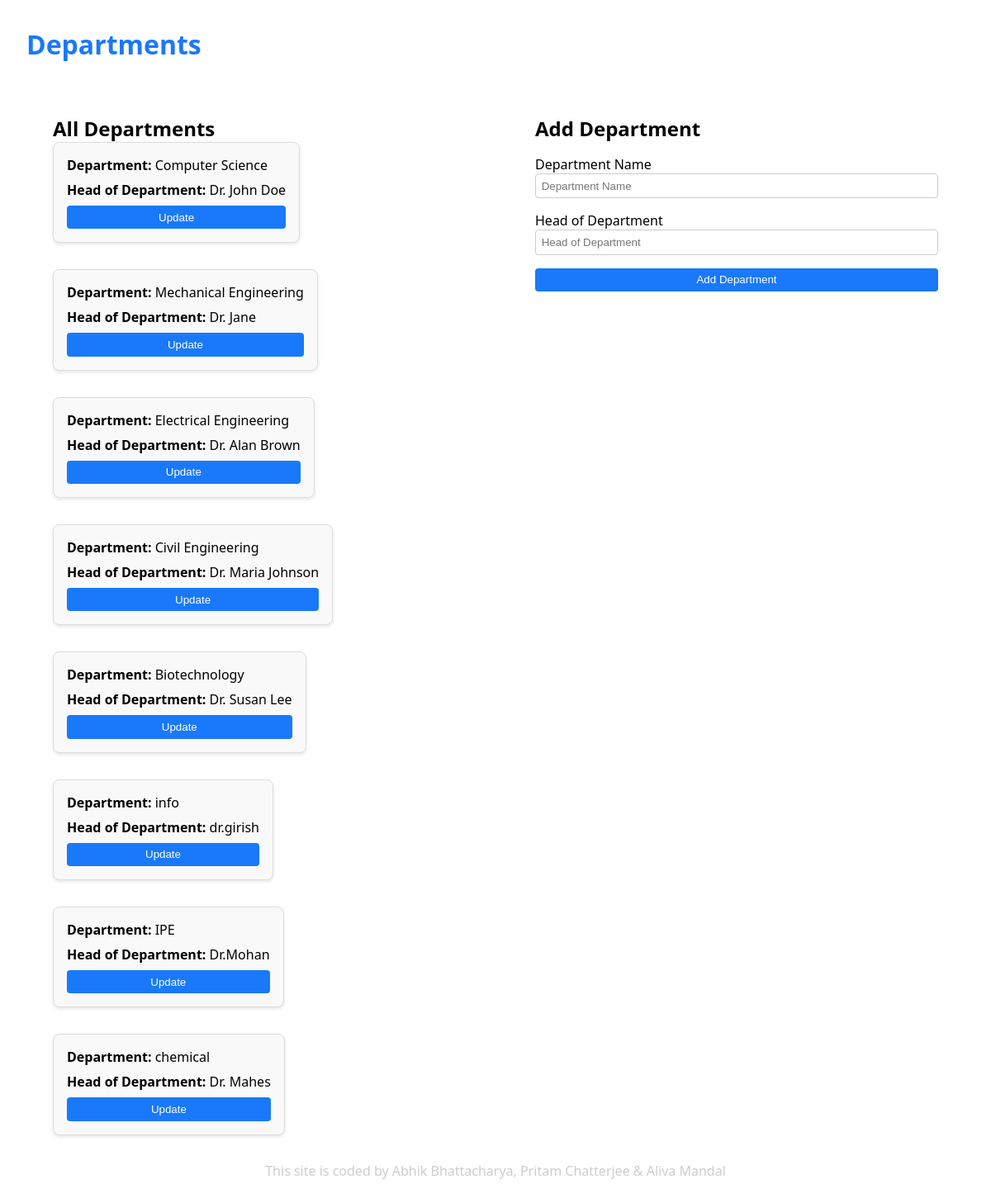
Screenshot of /departments/ with the database file from the repository.
### flask_server/university/models.py (models this page shows, shortened)
class Department(db.Model):
    __tablename__ = 'departments'
    department_id = db.Column(db.Integer, primary_key=True, autoincrement=True)
    department_name = db.Column(db.String(255), unique=True, nullable=False)
    head_of_department = db.Column(db.String(255), nullable=False)
    password = db.Column(db.String(255), nullable=True)  # <-- New column added
    students = relationship('Student', back_populates='department', lazy='dynamic')
    faculty = relationship('Faculty', back_populates='department', lazy='dynamic')
    courses = relationship('Course', back_populates='department', lazy='dynamic')

### flask_server/university/routes.py (the view, shortened to what this page needs)
@app.route("/departments/", methods=['POST', 'GET'])
def departments():
    departments = Department.query.all()
    return render_template('departments.html', departments=departments)

### flask_server/templates/dashboards/departments.html (shortened to what this page needs)
<!DOCTYPE html>
<html lang="en">
  <head>
  </head>
  <body>
    <h1>Departments</h1>
    <main>
      <section class="all">
        <h2>All Departments</h2>
        <ul>
          {% for department in departments %}
          <li>
            <p><strong>Department:</strong> {{ department.department_name }}</p>
            <p><strong>Head of Department:</strong> {{ department.head_of_department }}</p>
            <button>
              <a href="{{ url_for('departments_update', id=department.department_id) }}">Update</a>
            </button>
          </li>
          {% endfor %}
        </ul>
      </section>
      <section>
        <h2>Add Department</h2>
        <form action="{{ url_for('departments') }}" method="post">
          <div>
            <label for="department_name">Department Name</label>
            <input type="text" name="department_name" placeholder="Department Name" required />
          </div>
          <div>
            <label for="head_of_department">Head of Department</label>
            <input type="text" name="head_of_department" placeholder="Head of Department" required />
          </div>
          <button type="submit">Add Department</button>
        </form>
      </section>
    </main>
    <footer>This site is coded by Abhik Bhattacharya, Pritam Chatterjee & Aliva Mandal</footer>
  </body>
</html>

### flask_server/templates/dashboards/departments.html (style rules this page uses)
* { box-sizing: border-box; padding: 0; margin: 0; }
body { padding: 2em; display: flex; flex-direction: column; min-height: 100vh; font-family: system-ui, -apple-system, BlinkMacSystemFont, 'Segoe UI', Roboto, Oxygen, Ubuntu, Cantarell, 'Open Sans', 'Helvetica Neue', sans-serif; }
h1 { color: #1979fa; margin-bottom: 1em; }
main { display: flex; gap: 2em; flex-wrap: wrap; }
section { padding: 2em; flex: 1; }
.all { max-height: 90vh; overflow-y: auto; }
.all ul { display: flex; flex-wrap: wrap; gap: 2em; }
li { display: grid; gap: 0.5em; padding: 1em; border: 1px solid #ddd; border-radius: 8px; box-shadow: 0 2px 4px rgba(0, 0, 0, 0.1); background: #f9f9f9; }
a { text-decoration: none; color: inherit; }
button { background: #1979fa; color: white; padding: 0.5em; border: none; cursor: pointer; border-radius: 4px; }
input { width: 100%; padding: 0.5em; border: 1px solid #ccc; border-radius: 4px; }
form { display: flex; flex-direction: column; gap: 1em; padding: 1em 0; }
footer { margin-top: auto; color: rgb(205, 205, 205); text-align: center; }

### rows the page displays
Department: department_name "Computer Science", head_of_department "Dr. John Doe"
Department: department_name "Mechanical Engineering", head_of_department "Dr. Jane"
Department: department_name "Electrical Engineering", head_of_department "Dr. Alan Brown"
Department: department_name "Civil Engineering", head_of_department "Dr. Maria Johnson"
Department: department_name "Biotechnology", head_of_department "Dr. Susan Lee"
Department: department_name "info", head_of_department "dr.girish"
Department: department_name "IPE", head_of_department "Dr.Mohan"
Department: department_name "chemical", head_of_department "Dr. Mahes"
